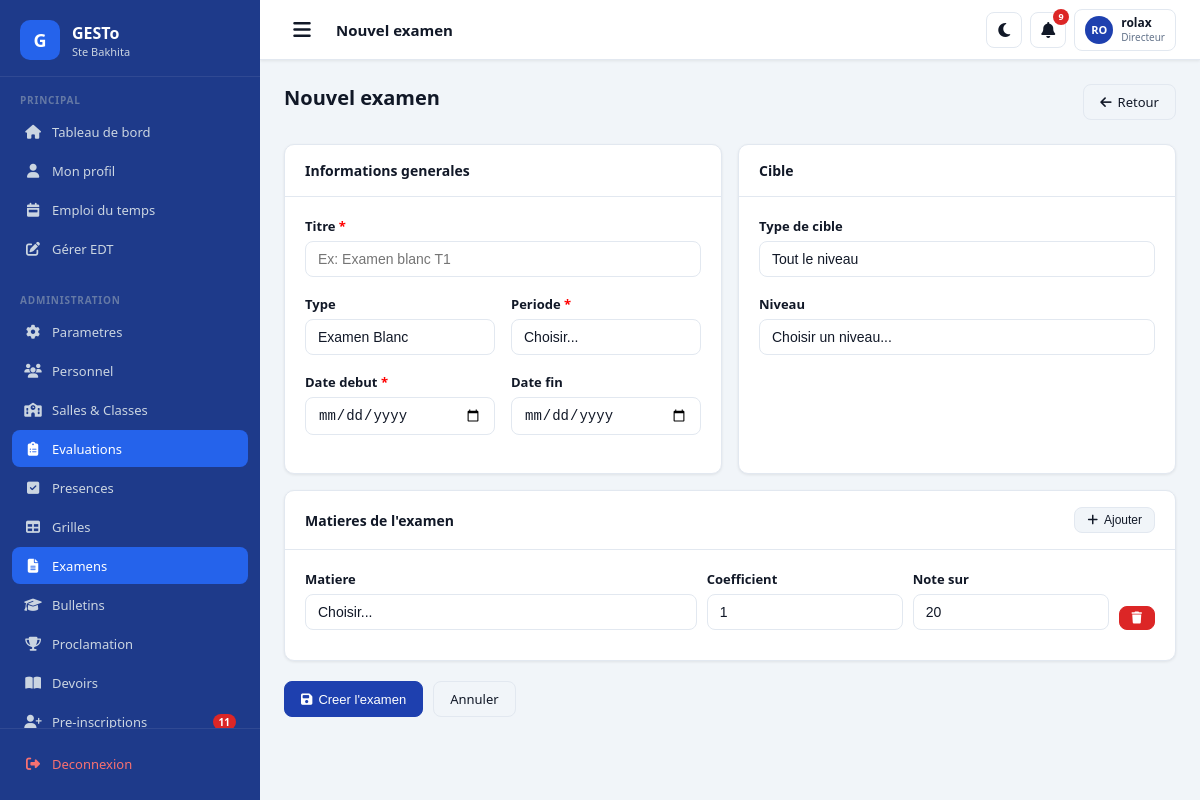
The app's page /notes/examens/nouveau/ (signed in) with its own data.
### apps/authentication/models.py (models this page shows, shortened)
class CustomUser(AbstractUser):
    ROLES = [
        ('DIRECTEUR', 'Directeur'),
        ('CENSEUR', 'Censeur'),
        ('PROFESSEUR', 'Professeur'),
        ('COMPTABLE', 'Comptable'),
        ('SURVEILLANT', 'Surveillant'),
        ('SECRETAIRE', 'Secrétaire'),
        ('PARENT', 'Parent'),
        ('ELEVE', 'Élève'),
    ]
    role = models.CharField(max_length=20, choices=ROLES, default='ELEVE')
    telephone = models.CharField(max_length=20, blank=True)
    telephone_wa = models.CharField(max_length=20, blank=True,
        help_text="Numéro WhatsApp avec indicatif ex: +22890000000")
    wa_verifie = models.BooleanField(default=False)
    photo = models.ImageField(upload_to='photos/personnel/', null=True, blank=True)
    adresse = models.CharField(max_length=200, blank=True)
    specialite = models.CharField(max_length=100, blank=True)
    date_prise_service = models.DateField(null=True, blank=True)
    preferences_notifications = models.JSONField(default=dict, blank=True)
    created_at = models.DateTimeField(auto_now_add=True)
    class Meta:
        verbose_name = 'Utilisateur'
        verbose_name_plural = 'Utilisateurs'

### apps/grades/views_examens.py (the view)
        def wrapper(request, *args, **kwargs):
            if not request.user.is_authenticated:
                return redirect('login')
            if not (request.user.is_superuser or request.user.role in roles):
                messages.error(request, "Acces refuse.")
                return redirect('dashboard')
            return view_func(request, *args, **kwargs)

### apps/academic/models.py (called while the page is built)
    @classmethod
    def active(cls):
        return cls.objects.filter(est_active=True).first()

    def __str__(self):
        label = 'Trimestre' if self.type == 'TRIMESTRE' else 'Semestre'
        return f"{label} {self.numero} — {self.annee.nom}"

    @classmethod
    def active(cls, annee=None):
        qs = cls.objects.filter(est_active=True)
        if annee:
            qs = qs.filter(annee=annee)
        return qs.first()

### apps/core/templatetags/extras.py (called while the page is built)
@register.filter
def initiales(user):
    try:
        f = (user.first_name or '')[:1].upper()
        l = (user.last_name or '')[:1].upper()
        return f"{f}{l}" or user.username[:2].upper()
    except Exception:
        return '??'

### apps/grades/views_examens.py (called while the page is built, shortened)
def role_requis(*roles):
    def decorator(view_func):
        def wrapper(request, *args, **kwargs):
            if not request.user.is_authenticated:
                return redirect('login')
            if not (request.user.is_superuser or request.user.role in roles):
                messages.error(request, "Acces refuse.")
                return redirect('dashboard')
            return view_func(request, *args, **kwargs)
        wrapper.__name__ = view_func.__name__
        return wrapper
    return decorator

@login_required
@role_requis('DIRECTEUR', 'CENSEUR')
def nouvel_examen(request):
    annee = AnneeScolaire.active()
    if not annee:
        messages.error(request, "Aucune annee active.")
        return redirect('liste_examens')
    niveaux = Niveau.objects.all().order_by('ordre', 'nom')
    salles = SalleClasse.objects.filter(
        annee=annee, est_active=True
    ).order_by('niveau__ordre', 'nom')
    periodes = Periode.objects.filter(annee=annee).order_by('numero')
    matieres = Matiere.objects.all().order_by('nom')
    return render(request, 'grades/examens/nouvel_examen.html', {
        'niveaux': niveaux,
        'salles': salles,
        'periodes': periodes,
        'matieres': matieres,
        'types': Examen.TYPES,
        'cibles': Examen.CIBLES,
        'annee': annee,
    })

### templates/grades/examens/nouvel_examen.html (shortened to what this page needs)
{% extends 'base.html' %}
{% block page_title %}Nouvel examen{% endblock %}
{% block content %}
<div class="page-header">
  <div><h1>Nouvel examen</h1></div>
  <a href="{% url 'liste_examens' %}" class="btn btn-secondary">
    <i class="fas fa-arrow-left"></i> Retour
  </a>
</div>
<form method="post" id="form-examen">
  <div class="grid-2">
    <div class="card">
      <div class="card-header"><h5>Informations generales</h5></div>
      <div class="card-body">
        <div class="form-group">
          <label class="form-label">
            Titre <span style="color:red">*</span>
          </label>
          <input type="text" name="titre" class="form-control"
                 placeholder="Ex: Examen blanc T1" required>
        </div>
        <div class="grid-2">
          <div class="form-group">
            <label class="form-label">Type</label>
            <select name="type" class="form-control">
              {% for code, label in types %}
              <option value="{{ code }}">{{ label }}</option>
              {% endfor %}
            </select>
          </div>
          <div class="form-group">
            <label class="form-label">
              Periode <span style="color:red">*</span>
            </label>
            <select name="periode_id" class="form-control" required>
              <option value="">Choisir...</option>
            </select>
          </div>
        </div>
        <div class="grid-2">
          <div class="form-group">
            <label class="form-label">
              Date debut <span style="color:red">*</span>
            </label>
            <input type="date" name="date_debut" class="form-control" required>
          </div>
          <div class="form-group">
            <label class="form-label">Date fin</label>
            <input type="date" name="date_fin" class="form-control">
          </div>
        </div>
      </div>
    </div>
    <div class="card">
      <div class="card-header"><h5>Cible</h5></div>
      <div class="card-body">
        <div class="form-group">
          <label class="form-label">Type de cible</label>
          <select name="cible" class="form-control" id="select-cible"
                  onchange="toggleCible()">
            {% for code, label in cibles %}
            <option value="{{ code }}">{{ label }}</option>
            {% endfor %}
          </select>
        </div>
        <div id="div-niveau" class="form-group">
          <label class="form-label">Niveau</label>
          <select name="niveau_id" class="form-control">
            <option value="">Choisir un niveau...</option>
          </select>
        </div>
      </div>
    </div>
  </div>
  <div class="card" style="margin-top:16px">
    <div class="card-header">
      <h5>Matieres de l'examen</h5>
      <button type="button" class="btn btn-secondary btn-sm"
              onclick="ajouterMatiere()">
        <i class="fas fa-plus"></i> Ajouter
      </button>
    </div>
    <div class="card-body" id="matieres-container">
      <div class="matiere-row grid-matieres"
           style="display:grid;grid-template-columns:2fr 1fr 1fr auto;
                  gap:10px;align-items:end;margin-bottom:10px">
        <div>
          <label class="form-label">Matiere</label>
          <select name="matieres" class="form-control" required>
            <option value="">Choisir...</option>
          </select>
        </div>
        <div>
          <label class="form-label">Coefficient</label>
          <input type="number" name="coefficients" class="form-control"
                 value="1" min="0.5" step="0.5">
        </div>
        <div>
          <label class="form-label">Note sur</label>
          <select name="notes_sur" class="form-control">
            <option value="20">20</option>
          </select>
        </div>
        <div>
          <button type="button" class="btn btn-danger btn-sm"
                  onclick="retirerMatiere(this)">
            <i class="fas fa-trash"></i>
          </button>
        </div>
      </div>
    </div>
  </div>
  <div style="margin-top:20px;display:flex;gap:10px">
    <button type="submit" class="btn btn-primary">
      <i class="fas fa-save"></i> Creer l'examen
    </button>
    <a href="{% url 'liste_examens' %}" class="btn btn-secondary">
      Annuler
    </a>
  </div>
</form>
{% endblock %}

### templates/base.html (shortened to what this page needs)
{% load static %}
{% load extras %}
<!DOCTYPE html>
<html lang="fr" data-theme="light">
<head>
  <link rel="stylesheet" href="{% static 'css/main.css' %}">
  <link rel="stylesheet"
        href="https://cdnjs.cloudflare.com/ajax/libs/font-awesome/6.5.0/css/all.min.css">
</head>
<body data-session-remaining="{{ session_remaining }}">
<div class="layout">
  <aside class="sidebar" id="sidebar">
    <div class="sidebar-logo">
      <div class="logo-icon">G</div>
      <div class="logo-text">
        <h1>GESTo</h1>
        <p>Ste Bakhita</p>
      </div>
    </div>
    <div style="flex:1;overflow-y:auto">
      <div class="sidebar-section">
        <div class="sidebar-section-label">Principal</div>
        <a href="{% url 'dashboard' %}"
           class="nav-item {% if request.path == '/' %}active{% endif %}">
          <span class="nav-icon"><i class="fas fa-home"></i></span>
          <span>Tableau de bord</span>
        </a>
        <a href="/profil/"
           class="nav-item {% if '/profil/' in request.path %}active{% endif %}">
          <span class="nav-icon"><i class="fas fa-user"></i></span>
          <span>Mon profil</span>
        </a>
        <a href="{% url 'vue_edt' %}"
           class="nav-item {% if '/emploi-du-temps/' in request.path %}active{% endif %}">
          <span class="nav-icon"><i class="fas fa-calendar-week"></i></span>
          <span>Emploi du temps</span>
        </a>
        {% if request.user.role in 'DIRECTEUR CENSEUR' %}
        <a href="{% url 'gestion_edt' %}"
           class="nav-item {% if '/emploi-du-temps/gestion/' in request.path %}active{% endif %}">
          <span class="nav-icon"><i class="fas fa-edit"></i></span>
          <span>Gérer EDT</span>
        </a>
        {% endif %}
      </div>
      {% if request.user.role in 'DIRECTEUR CENSEUR' %}
      <div class="sidebar-section">
        <div class="sidebar-section-label">Administration</div>
        {% if request.user.role == 'DIRECTEUR' or request.user.role == 'CENSEUR' %}
        <a href="{% url 'parametres' %}"
           class="nav-item {% if '/parametres/' in request.path %}active{% endif %}">
          <span class="nav-icon"><i class="fas fa-cog"></i></span>
          <span>Parametres</span>
        </a>
        {% endif %}
        <a href="/personnel/"
           class="nav-item {% if '/personnel/' in request.path %}active{% endif %}">
          <span class="nav-icon"><i class="fas fa-users"></i></span>
          <span>Personnel</span>
        </a>
        <a href="/salles/"
           class="nav-item {% if '/salles/' in request.path %}active{% endif %}">
          <span class="nav-icon"><i class="fas fa-school"></i></span>
          <span>Salles & Classes</span>
        </a>
        <a href="{% url 'liste_evaluations' %}"
           class="nav-item {% if '/notes/' in request.path %}active{% endif %}">
          <span class="nav-icon"><i class="fas fa-clipboard-list"></i></span>
          <span>Evaluations</span>
        </a>
        <a href="{% url 'liste_seances' %}"
           class="nav-item {% if '/presences/' in request.path %}active{% endif %}">
          <span class="nav-icon"><i class="fas fa-check-square"></i></span>
          <span>Presences</span>
        </a>
        <a href="{% url 'liste_grilles' %}"
           class="nav-item {% if '/notes/grilles/' in request.path %}active{% endif %}">
          <span class="nav-icon"><i class="fas fa-table"></i></span>
          <span>Grilles</span>
        </a>
        <a href="{% url 'liste_examens' %}"
           class="nav-item {% if '/notes/examens/' in request.path %}active{% endif %}">
          <span class="nav-icon"><i class="fas fa-file-alt"></i></span>
          <span>Examens</span>
        </a>
        <a href="{% url 'bulletins_salle' %}"
           class="nav-item {% if '/notes/bulletins/' in request.path %}active{% endif %}">
          <span class="nav-icon"><i class="fas fa-graduation-cap"></i></span>
          <span>Bulletins</span>
        </a>
        <a href="{% url 'proclamation' %}"
           class="nav-item {% if '/notes/proclamation/' in request.path %}active{% endif %}">
          <span class="nav-icon"><i class="fas fa-trophy"></i></span>
          <span>Proclamation</span>
        </a>
        <a href="{% url 'liste_devoirs' %}"
           class="nav-item {% if '/devoirs/' in request.path %}active{% endif %}">
          <span class="nav-icon"><i class="fas fa-book-open"></i></span>
          <span>Devoirs</span>
        </a>
        <a href="{% url 'liste_preinscriptions' %}"
           class="nav-item {% if '/inscription/admin/' in request.path %}active{% endif %}">
          <span class="nav-icon"><i class="fas fa-user-plus"></i></span>
          <span>Pre-inscriptions</span>
          {% if nb_preinscriptions_attente > 0 %}
          <span class="nav-badge">{{ nb_preinscriptions_attente }}</span>
          {% endif %}
        </a>
      </div>
      {% endif %}
    </div>
    <div class="sidebar-footer">
      <a href="/logout/" class="nav-item" style="color:#F87171">
        <span class="nav-icon"><i class="fas fa-sign-out-alt"></i></span>
        <span>Deconnexion</span>
      </a>
    </div>
  </aside>
  <div class="main-content">
    <nav class="navbar-top">
      <button class="navbar-toggle" onclick="toggleSidebar()">
        <i class="fas fa-bars"></i>
      </button>
      <span class="navbar-title">{% block page_title %}Tableau de bord{% endblock %}</span>
      <div class="navbar-actions">
        <button class="navbar-btn" id="theme-toggle"
                onclick="toggleTheme()" title="Mode sombre/clair">
          <i class="fas fa-moon"></i>
        </button>
        <a href="/messagerie/notifications/" class="navbar-btn"
           title="Notifications">
          <i class="fas fa-bell"></i>
          {% if nb_notifs > 0 %}
          <span class="notif-badge">{{ nb_notifs }}</span>
          {% endif %}
        </a>
        <a href="/profil/" class="user-menu">
          <div class="user-avatar">
            {{ request.user|initiales }}
          </div>
          <div class="user-info">
            <div class="user-name">{{ request.user.get_full_name|default:request.user.username|truncatechars:16 }}</div>
            <div class="user-role">{{ request.user.get_role_display }}</div>
          </div>
        </a>
      </div>
    </nav>
    <div class="page-body">
      {% block content %}{% endblock %}
    </div>
  </div>
</div>
</body>
</html>

### records on screen
CustomUser: user|initiales "RO", user.get_full_name "rolax", user.role "Directeur"

### other values on screen
{{ nb_preinscriptions_attente }} "11"
{{ nb_notifs }} "9"
form field type "Examen Blanc"
form field cible "Tout le niveau"
